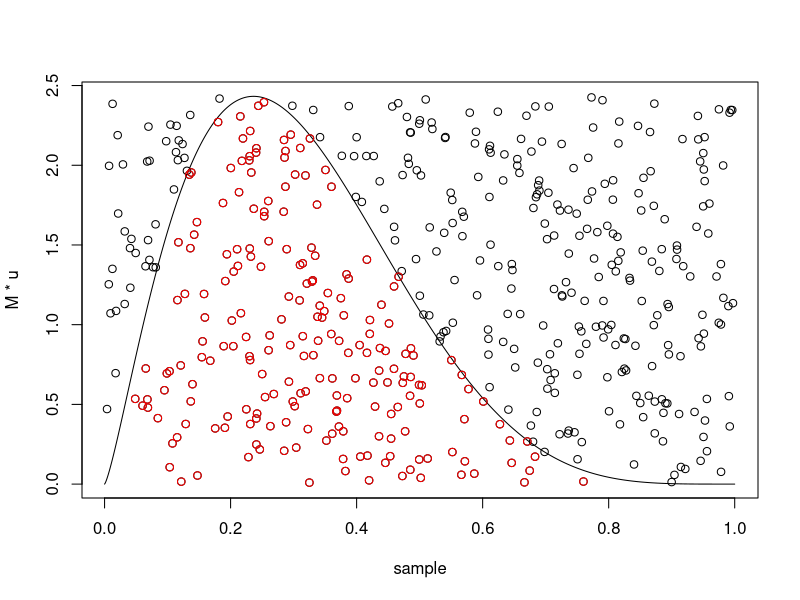
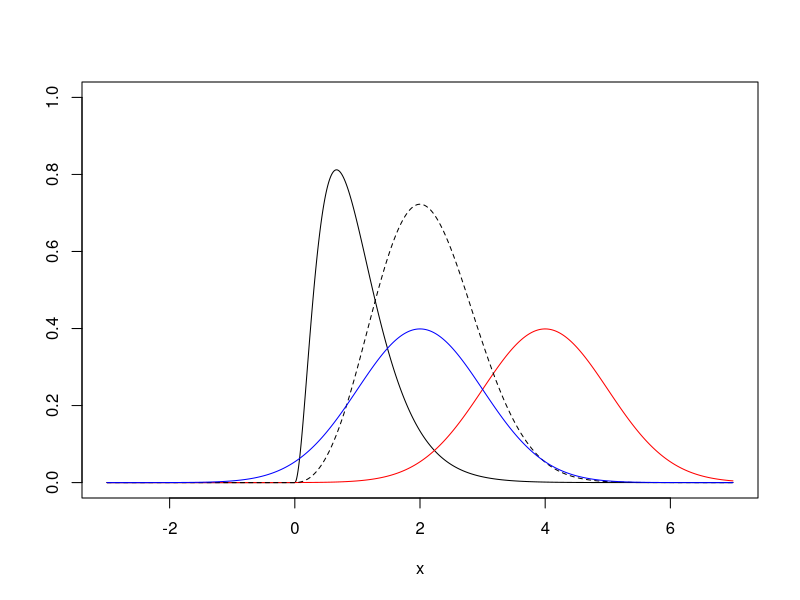
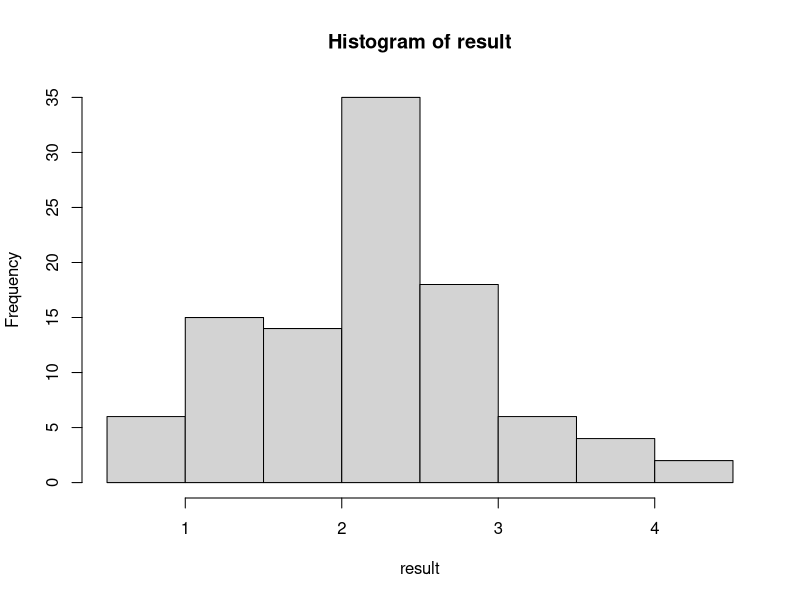

Write the R code that produced these figures, in order.
########################################
# illustration of rejection sampling: 
########################################

# Simulate from Beta distribution with
alpha <- 2.3
beta  <- 5.2
maxv  <- (alpha-1)/(alpha+beta-2)
M     <- dbeta(maxv, alpha, beta)

# Simulation algorithm using rejection sampling: 
N <- 500
sample <- runif(N) #Original sample
u <- runif(N) #Used to find which to reject
keep <- (u*M < dbeta(sample, alpha, beta))
sampleFinal <- sample[keep]

# Make plots to compare with density:
plot(sample, M*u)
x <- seq(0, 1, length.out=1001)
lines(x, dbeta(x, alpha, beta))
points(sample[keep], M*u[keep], col="red")


####################################
# Importance sampling example: 
####################################
# Find the expectation of the Gamma(3,3) density function under 
# the normal distribution with expectation 4 and variance 1. 
x <- seq(-3, 7, length.out = 1001)
plot(x, c(0, rep(1, 1000)), type="n", ylab="")

f <- function(x) dnorm(x, 4, 1)
h <- function(x) dgamma(x, 3, 3)
lines(x, h(x))
lines(x, f(x), col="red")
lines(x, h(x)*f(x)*100, lty=2)
lines(x, dnorm(x, 2, 1), col="blue")

# Compute with numerical integration 
# (works in low dimensions, like in this example)
func <- function(x) f(x)*h(x)
print(integrate(func, -Inf, Inf))

N <- 100
print("Make 10 Monte Carlo estimates not using importance sampling:")
for (i in 1:10) {
  pts <- rnorm(N, 4, 1)
  res <- h(pts)
  print(mean(res))
}

print("Make 10 Monte Carlo estimates using importance sampling:")
for (i in 1:10) {
  pts <- rnorm(N, 2, 1)
  res <- h(pts)*f(pts)/dnorm(pts, 2, 1)
  print(mean(res))
}
##############################################
# Importance sampling resampling (SIR) 
##############################################
# Assume you want to sample from a density proportional to 
# f(x)*h(x) above. Then: 
N <- 100
pts <- rnorm(N, 2, 1)
wts <- h(pts)*f(pts)/dnorm(pts, 2, 1)
wts <- wts/sum(wts)
result <- sample(pts, 100, replace=TRUE, prob=wts)
hist(result)



